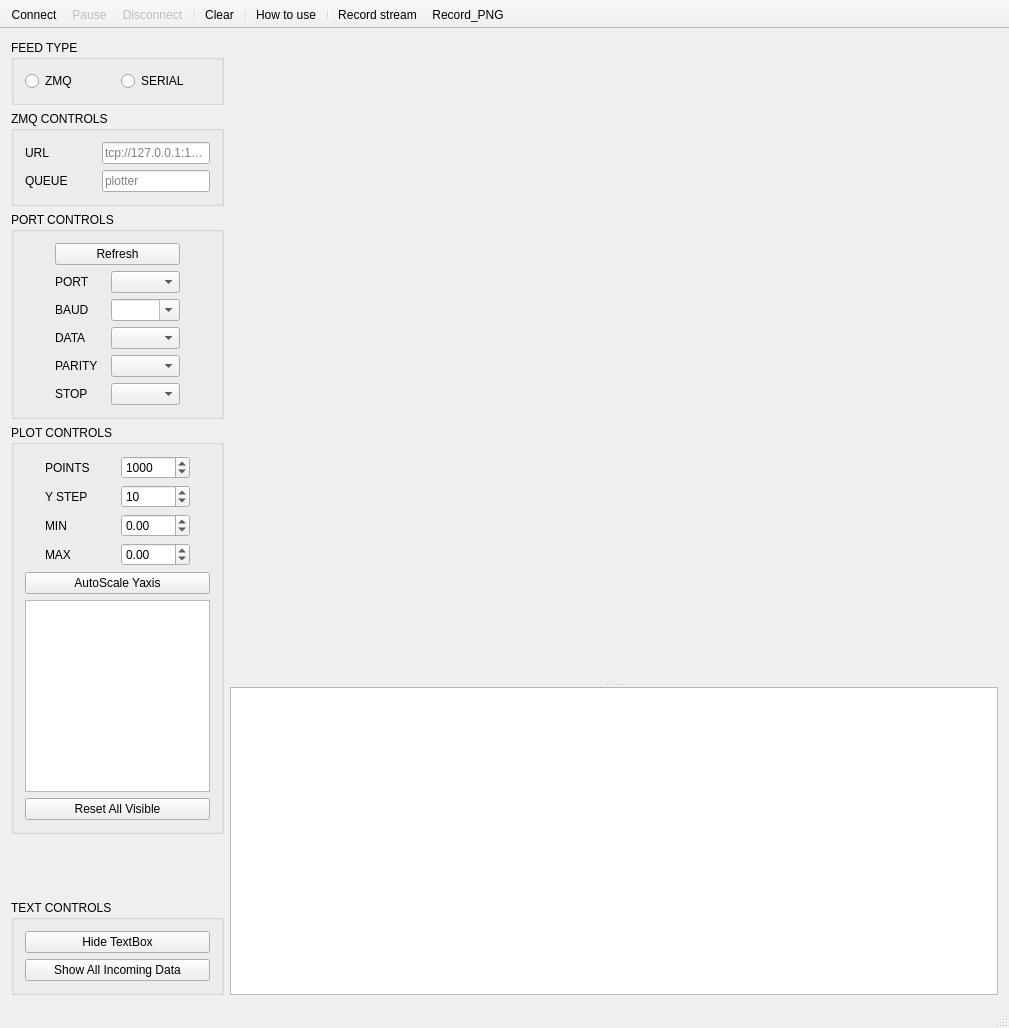
<?xml version="1.0" encoding="UTF-8"?>
<ui version="4.0">
 <class>MainWindow</class>
 <widget class="QMainWindow" name="MainWindow">
  <property name="geometry">
   <rect>
    <x>0</x>
    <y>0</y>
    <width>1009</width>
    <height>1028</height>
   </rect>
  </property>
  <property name="minimumSize">
   <size>
    <width>840</width>
    <height>620</height>
   </size>
  </property>
  <property name="windowTitle">
   <string>MainWindow</string>
  </property>
  <widget class="QWidget" name="centralWidget">
   <layout class="QGridLayout" name="gridLayout_3">
    <item row="0" column="0">
     <layout class="QVBoxLayout" name="controlsLayout">
      <property name="spacing">
       <number>6</number>
      </property>
      <item>
       <widget class="QGroupBox" name="feedGroupBox">
        <property name="title">
         <string>FEED TYPE</string>
        </property>
        <layout class="QGridLayout" name="gridLayout_5">
         <item row="0" column="0">
          <layout class="QVBoxLayout" name="verticalLayout_2">
           <item>
            <layout class="QHBoxLayout" name="horizontalLayout_11">
             <item>
              <widget class="QRadioButton" name="zmqRadioButton">
               <property name="text">
                <string>ZMQ</string>
               </property>
              </widget>
             </item>
             <item>
              <widget class="QRadioButton" name="serialRadioButton">
               <property name="layoutDirection">
                <enum>Qt::LeftToRight</enum>
               </property>
               <property name="text">
                <string>SERIAL</string>
               </property>
              </widget>
             </item>
            </layout>
           </item>
          </layout>
         </item>
        </layout>
       </widget>
      </item>
      <item>
       <widget class="QGroupBox" name="zmqGroupBox">
        <property name="title">
         <string>ZMQ CONTROLS</string>
        </property>
        <layout class="QGridLayout" name="gridLayout_6">
         <item row="0" column="0">
          <layout class="QVBoxLayout" name="verticalLayout_4">
           <item>
            <layout class="QHBoxLayout" name="horizontalLayout_13">
             <item>
              <widget class="QLabel" name="label_3">
               <property name="text">
                <string>URL</string>
               </property>
              </widget>
             </item>
             <item alignment="Qt::AlignHCenter">
              <widget class="QLineEdit" name="zmqUrlLineEdit">
               <property name="placeholderText">
                <string extracomment="ZMQ url">tcp://127.0.0.1:1234</string>
               </property>
              </widget>
             </item>
            </layout>
           </item>
           <item>
            <layout class="QHBoxLayout" name="horizontalLayout_14">
             <item>
              <widget class="QLabel" name="label_4">
               <property name="text">
                <string>QUEUE</string>
               </property>
              </widget>
             </item>
             <item alignment="Qt::AlignHCenter">
              <widget class="QLineEdit" name="zmqQLineEdit">
               <property name="placeholderText">
                <string>plotter</string>
               </property>
              </widget>
             </item>
            </layout>
           </item>
          </layout>
         </item>
        </layout>
       </widget>
      </item>
      <item>
       <widget class="QGroupBox" name="PortControlsBox">
        <property name="enabled">
         <bool>true</bool>
        </property>
        <property name="title">
         <string>PORT CONTROLS</string>
        </property>
        <property name="flat">
         <bool>false</bool>
        </property>
        <property name="checkable">
         <bool>false</bool>
        </property>
        <layout class="QGridLayout" name="gridLayout">
         <item row="0" column="0">
          <layout class="QVBoxLayout" name="verticalLayout_3">
           <item>
            <widget class="QPushButton" name="pushButton">
             <property name="text">
              <string>Refresh</string>
             </property>
            </widget>
           </item>
           <item>
            <layout class="QHBoxLayout" name="horizontalLayout">
             <item>
              <widget class="QLabel" name="labelPort">
               <property name="maximumSize">
                <size>
                 <width>50</width>
                 <height>16777215</height>
                </size>
               </property>
               <property name="text">
                <string>PORT</string>
               </property>
              </widget>
             </item>
             <item>
              <widget class="QComboBox" name="comboPort">
               <property name="sizePolicy">
                <sizepolicy hsizetype="Fixed" vsizetype="Fixed">
                 <horstretch>0</horstretch>
                 <verstretch>0</verstretch>
                </sizepolicy>
               </property>
               <property name="minimumSize">
                <size>
                 <width>69</width>
                 <height>0</height>
                </size>
               </property>
               <property name="maximumSize">
                <size>
                 <width>69</width>
                 <height>16777215</height>
                </size>
               </property>
              </widget>
             </item>
            </layout>
           </item>
           <item>
            <layout class="QHBoxLayout" name="horizontalLayout_2">
             <item>
              <widget class="QLabel" name="labelBaud">
               <property name="maximumSize">
                <size>
                 <width>50</width>
                 <height>16777215</height>
                </size>
               </property>
               <property name="text">
                <string>BAUD</string>
               </property>
              </widget>
             </item>
             <item>
              <widget class="QComboBox" name="comboBaud">
               <property name="sizePolicy">
                <sizepolicy hsizetype="Fixed" vsizetype="Fixed">
                 <horstretch>0</horstretch>
                 <verstretch>0</verstretch>
                </sizepolicy>
               </property>
               <property name="minimumSize">
                <size>
                 <width>69</width>
                 <height>0</height>
                </size>
               </property>
               <property name="maximumSize">
                <size>
                 <width>69</width>
                 <height>16777215</height>
                </size>
               </property>
               <property name="editable">
                <bool>true</bool>
               </property>
              </widget>
             </item>
            </layout>
           </item>
           <item>
            <layout class="QHBoxLayout" name="horizontalLayout_3">
             <item>
              <widget class="QLabel" name="labelData">
               <property name="maximumSize">
                <size>
                 <width>50</width>
                 <height>16777215</height>
                </size>
               </property>
               <property name="text">
                <string>DATA</string>
               </property>
              </widget>
             </item>
             <item>
              <widget class="QComboBox" name="comboData">
               <property name="sizePolicy">
                <sizepolicy hsizetype="Fixed" vsizetype="Fixed">
                 <horstretch>0</horstretch>
                 <verstretch>0</verstretch>
                </sizepolicy>
               </property>
               <property name="minimumSize">
                <size>
                 <width>69</width>
                 <height>0</height>
                </size>
               </property>
               <property name="maximumSize">
                <size>
                 <width>69</width>
                 <height>16777215</height>
                </size>
               </property>
              </widget>
             </item>
            </layout>
           </item>
           <item>
            <layout class="QHBoxLayout" name="horizontalLayout_4">
             <item>
              <widget class="QLabel" name="labelParity">
               <property name="maximumSize">
                <size>
                 <width>50</width>
                 <height>16777215</height>
                </size>
               </property>
               <property name="text">
                <string>PARITY</string>
               </property>
              </widget>
             </item>
             <item>
              <widget class="QComboBox" name="comboParity">
               <property name="sizePolicy">
                <sizepolicy hsizetype="Fixed" vsizetype="Fixed">
                 <horstretch>0</horstretch>
                 <verstretch>0</verstretch>
                </sizepolicy>
               </property>
               <property name="minimumSize">
                <size>
                 <width>69</width>
                 <height>0</height>
                </size>
               </property>
               <property name="maximumSize">
                <size>
                 <width>69</width>
                 <height>16777215</height>
                </size>
               </property>
              </widget>
             </item>
            </layout>
           </item>
           <item>
            <layout class="QHBoxLayout" name="horizontalLayout_5">
             <item>
              <widget class="QLabel" name="labelStop">
               <property name="maximumSize">
                <size>
                 <width>50</width>
                 <height>16777215</height>
                </size>
               </property>
               <property name="text">
                <string>STOP</string>
               </property>
              </widget>
             </item>
             <item>
              <widget class="QComboBox" name="comboStop">
               <property name="sizePolicy">
                <sizepolicy hsizetype="Fixed" vsizetype="Fixed">
                 <horstretch>0</horstretch>
                 <verstretch>0</verstretch>
                </sizepolicy>
               </property>
               <property name="minimumSize">
                <size>
                 <width>69</width>
                 <height>0</height>
                </size>
               </property>
               <property name="maximumSize">
                <size>
                 <width>69</width>
                 <height>16777215</height>
                </size>
               </property>
              </widget>
             </item>
            </layout>
           </item>
          </layout>
         </item>
        </layout>
       </widget>
      </item>
      <item>
       <widget class="QGroupBox" name="PlotControlsBox">
        <property name="title">
         <string>PLOT CONTROLS</string>
        </property>
        <layout class="QGridLayout" name="gridLayout_2">
         <item row="0" column="0">
          <layout class="QVBoxLayout" name="plotControlsLayout">
           <item>
            <layout class="QHBoxLayout" name="horizontalLayout_10">
             <item>
              <widget class="QLabel" name="pointsLabel">
               <property name="minimumSize">
                <size>
                 <width>50</width>
                 <height>0</height>
                </size>
               </property>
               <property name="maximumSize">
                <size>
                 <width>50</width>
                 <height>16777215</height>
                </size>
               </property>
               <property name="text">
                <string>POINTS</string>
               </property>
              </widget>
             </item>
             <item>
              <widget class="QSpinBox" name="spinPoints">
               <property name="minimumSize">
                <size>
                 <width>69</width>
                 <height>0</height>
                </size>
               </property>
               <property name="maximumSize">
                <size>
                 <width>69</width>
                 <height>16777215</height>
                </size>
               </property>
               <property name="minimum">
                <number>0</number>
               </property>
               <property name="maximum">
                <number>999999999</number>
               </property>
               <property name="singleStep">
                <number>10</number>
               </property>
               <property name="value">
                <number>1000</number>
               </property>
              </widget>
             </item>
            </layout>
           </item>
           <item>
            <layout class="QHBoxLayout" name="horizontalLayout_9">
             <item>
              <widget class="QLabel" name="labelYStep">
               <property name="minimumSize">
                <size>
                 <width>50</width>
                 <height>0</height>
                </size>
               </property>
               <property name="maximumSize">
                <size>
                 <width>50</width>
                 <height>16777215</height>
                </size>
               </property>
               <property name="text">
                <string>Y STEP</string>
               </property>
              </widget>
             </item>
             <item>
              <widget class="QSpinBox" name="spinYStep">
               <property name="minimumSize">
                <size>
                 <width>69</width>
                 <height>0</height>
                </size>
               </property>
               <property name="maximumSize">
                <size>
                 <width>69</width>
                 <height>16777215</height>
                </size>
               </property>
               <property name="minimum">
                <number>1</number>
               </property>
               <property name="maximum">
                <number>10000</number>
               </property>
               <property name="singleStep">
                <number>1</number>
               </property>
               <property name="value">
                <number>10</number>
               </property>
              </widget>
             </item>
            </layout>
           </item>
           <item>
            <layout class="QHBoxLayout" name="horizontalLayout_7">
             <item>
              <widget class="QLabel" name="label">
               <property name="minimumSize">
                <size>
                 <width>50</width>
                 <height>0</height>
                </size>
               </property>
               <property name="maximumSize">
                <size>
                 <width>50</width>
                 <height>16777215</height>
                </size>
               </property>
               <property name="text">
                <string>MIN</string>
               </property>
              </widget>
             </item>
             <item>
              <widget class="QDoubleSpinBox" name="spinAxesMin">
               <property name="minimumSize">
                <size>
                 <width>69</width>
                 <height>0</height>
                </size>
               </property>
               <property name="maximumSize">
                <size>
                 <width>69</width>
                 <height>16777215</height>
                </size>
               </property>
               <property name="minimum">
                <double>-65535.000000000000000</double>
               </property>
               <property name="maximum">
                <double>65535.000000000000000</double>
               </property>
              </widget>
             </item>
            </layout>
           </item>
           <item>
            <layout class="QHBoxLayout" name="horizontalLayout_8">
             <item>
              <widget class="QLabel" name="label_2">
               <property name="minimumSize">
                <size>
                 <width>50</width>
                 <height>0</height>
                </size>
               </property>
               <property name="maximumSize">
                <size>
                 <width>50</width>
                 <height>16777215</height>
                </size>
               </property>
               <property name="text">
                <string>MAX</string>
               </property>
              </widget>
             </item>
             <item>
              <widget class="QDoubleSpinBox" name="spinAxesMax">
               <property name="minimumSize">
                <size>
                 <width>69</width>
                 <height>0</height>
                </size>
               </property>
               <property name="maximumSize">
                <size>
                 <width>69</width>
                 <height>16777215</height>
                </size>
               </property>
               <property name="minimum">
                <double>-65535.000000000000000</double>
               </property>
               <property name="maximum">
                <double>65535.000000000000000</double>
               </property>
              </widget>
             </item>
            </layout>
           </item>
           <item>
            <widget class="QPushButton" name="pushButton_AutoScale">
             <property name="sizeIncrement">
              <size>
               <width>0</width>
               <height>8</height>
              </size>
             </property>
             <property name="text">
              <string>AutoScale Yaxis</string>
             </property>
            </widget>
           </item>
           <item>
            <widget class="QListWidget" name="listWidget_Channels">
             <property name="sizePolicy">
              <sizepolicy hsizetype="Minimum" vsizetype="MinimumExpanding">
               <horstretch>0</horstretch>
               <verstretch>0</verstretch>
              </sizepolicy>
             </property>
             <property name="minimumSize">
              <size>
               <width>0</width>
               <height>0</height>
              </size>
             </property>
             <property name="maximumSize">
              <size>
               <width>185</width>
               <height>16777215</height>
              </size>
             </property>
             <property name="layoutDirection">
              <enum>Qt::LeftToRight</enum>
             </property>
             <property name="autoScroll">
              <bool>false</bool>
             </property>
             <property name="editTriggers">
              <set>QAbstractItemView::NoEditTriggers</set>
             </property>
             <property name="alternatingRowColors">
              <bool>true</bool>
             </property>
             <property name="selectionBehavior">
              <enum>QAbstractItemView::SelectItems</enum>
             </property>
             <property name="textElideMode">
              <enum>Qt::ElideMiddle</enum>
             </property>
             <property name="resizeMode">
              <enum>QListView::Adjust</enum>
             </property>
             <property name="modelColumn">
              <number>0</number>
             </property>
             <property name="selectionRectVisible">
              <bool>true</bool>
             </property>
            </widget>
           </item>
           <item>
            <widget class="QPushButton" name="pushButton_ResetVisible">
             <property name="text">
              <string>Reset All Visible</string>
             </property>
            </widget>
           </item>
          </layout>
         </item>
        </layout>
       </widget>
      </item>
      <item>
       <spacer name="verticalSpacer">
        <property name="orientation">
         <enum>Qt::Vertical</enum>
        </property>
        <property name="sizeHint" stdset="0">
         <size>
          <width>20</width>
          <height>40</height>
         </size>
        </property>
       </spacer>
      </item>
      <item>
       <widget class="QGroupBox" name="gridGroupBox">
        <property name="title">
         <string>TEXT CONTROLS</string>
        </property>
        <layout class="QGridLayout" name="TextControlsBox">
         <item row="0" column="0">
          <layout class="QVBoxLayout" name="verticalLayout">
           <item>
            <widget class="QPushButton" name="pushButton_TextEditHide">
             <property name="text">
              <string>Hide TextBox</string>
             </property>
             <property name="checkable">
              <bool>true</bool>
             </property>
             <property name="checked">
              <bool>false</bool>
             </property>
            </widget>
           </item>
           <item>
            <widget class="QPushButton" name="pushButton_ShowallData">
             <property name="text">
              <string>Show All Incoming Data</string>
             </property>
             <property name="checkable">
              <bool>true</bool>
             </property>
            </widget>
           </item>
          </layout>
         </item>
        </layout>
       </widget>
      </item>
     </layout>
    </item>
    <item row="0" column="1">
     <layout class="QGridLayout" name="gridLayout_4">
      <item row="1" column="0">
       <widget class="QSplitter" name="splitter">
        <property name="sizePolicy">
         <sizepolicy hsizetype="Expanding" vsizetype="MinimumExpanding">
          <horstretch>0</horstretch>
          <verstretch>0</verstretch>
         </sizepolicy>
        </property>
        <property name="font">
         <font>
          <family>Consolas</family>
         </font>
        </property>
        <property name="frameShape">
         <enum>QFrame::NoFrame</enum>
        </property>
        <property name="orientation">
         <enum>Qt::Vertical</enum>
        </property>
        <property name="opaqueResize">
         <bool>true</bool>
        </property>
        <property name="handleWidth">
         <number>5</number>
        </property>
        <property name="childrenCollapsible">
         <bool>false</bool>
        </property>
        <widget class="QCustomPlot" name="plot" native="true">
         <property name="sizePolicy">
          <sizepolicy hsizetype="Preferred" vsizetype="Expanding">
           <horstretch>0</horstretch>
           <verstretch>0</verstretch>
          </sizepolicy>
         </property>
         <property name="minimumSize">
          <size>
           <width>0</width>
           <height>400</height>
          </size>
         </property>
        </widget>
        <widget class="QTextEdit" name="textEdit_UartWindow">
         <property name="sizePolicy">
          <sizepolicy hsizetype="Preferred" vsizetype="Minimum">
           <horstretch>0</horstretch>
           <verstretch>0</verstretch>
          </sizepolicy>
         </property>
         <property name="minimumSize">
          <size>
           <width>0</width>
           <height>150</height>
          </size>
         </property>
        </widget>
       </widget>
      </item>
      <item row="0" column="0">
       <spacer name="horizontalSpacer">
        <property name="orientation">
         <enum>Qt::Horizontal</enum>
        </property>
        <property name="sizeHint" stdset="0">
         <size>
          <width>40</width>
          <height>1</height>
         </size>
        </property>
       </spacer>
      </item>
     </layout>
    </item>
   </layout>
  </widget>
  <widget class="QStatusBar" name="statusBar"/>
  <widget class="QToolBar" name="toolBar">
   <property name="windowTitle">
    <string>toolBar</string>
   </property>
   <property name="movable">
    <bool>false</bool>
   </property>
   <property name="allowedAreas">
    <set>Qt::TopToolBarArea</set>
   </property>
   <property name="floatable">
    <bool>false</bool>
   </property>
   <attribute name="toolBarArea">
    <enum>TopToolBarArea</enum>
   </attribute>
   <attribute name="toolBarBreak">
    <bool>false</bool>
   </attribute>
   <addaction name="actionConnect"/>
   <addaction name="actionPause_Plot"/>
   <addaction name="actionDisconnect"/>
   <addaction name="separator"/>
   <addaction name="actionClear"/>
   <addaction name="separator"/>
   <addaction name="actionHow_to_use"/>
   <addaction name="separator"/>
   <addaction name="actionRecord_stream"/>
   <addaction name="actionRecord_PNG"/>
  </widget>
  <action name="actionConnect">
   <property name="icon">
    <iconset resource="res/serial_port_plotter.qrc">
     <normaloff>:/serial_port_plotter/play_nor.png</normaloff>
     <normalon>:/serial_port_plotter/play_nor.png</normalon>
     <disabledoff>:/serial_port_plotter/play_dis.png</disabledoff>
     <disabledon>:/serial_port_plotter/play_dis.png</disabledon>
     <activeoff>:/serial_port_plotter/play_act.png</activeoff>
     <activeon>:/serial_port_plotter/play_act.png</activeon>
     <selectedoff>:/serial_port_plotter/play_act.png</selectedoff>
     <selectedon>:/serial_port_plotter/play_act.png</selectedon>:/serial_port_plotter/play_nor.png</iconset>
   </property>
   <property name="text">
    <string>Connect</string>
   </property>
   <property name="toolTip">
    <string>Connect</string>
   </property>
  </action>
  <action name="actionPause_Plot">
   <property name="enabled">
    <bool>false</bool>
   </property>
   <property name="icon">
    <iconset resource="res/serial_port_plotter.qrc">
     <normaloff>:/serial_port_plotter/pause_nor.png</normaloff>
     <normalon>:/serial_port_plotter/pause_nor.png</normalon>
     <disabledoff>:/serial_port_plotter/pause_dis.png</disabledoff>
     <disabledon>:/serial_port_plotter/pause_dis.png</disabledon>
     <activeoff>:/serial_port_plotter/pause_act.png</activeoff>
     <activeon>:/serial_port_plotter/pause_act.png</activeon>
     <selectedoff>:/serial_port_plotter/pause_act.png</selectedoff>
     <selectedon>:/serial_port_plotter/pause_act.png</selectedon>:/serial_port_plotter/pause_nor.png</iconset>
   </property>
   <property name="text">
    <string>Pause</string>
   </property>
   <property name="toolTip">
    <string>Pause plot</string>
   </property>
  </action>
  <action name="actionDisconnect">
   <property name="enabled">
    <bool>false</bool>
   </property>
   <property name="icon">
    <iconset resource="res/serial_port_plotter.qrc">
     <normaloff>:/serial_port_plotter/stop_nor.png</normaloff>
     <normalon>:/serial_port_plotter/stop_nor.png</normalon>
     <disabledoff>:/serial_port_plotter/stop_dis.png</disabledoff>
     <disabledon>:/serial_port_plotter/stop_dis.png</disabledon>
     <activeoff>:/serial_port_plotter/stop_act.png</activeoff>
     <activeon>:/serial_port_plotter/stop_act.png</activeon>
     <selectedoff>:/serial_port_plotter/stop_act.png</selectedoff>
     <selectedon>:/serial_port_plotter/stop_act.png</selectedon>:/serial_port_plotter/stop_nor.png</iconset>
   </property>
   <property name="text">
    <string>Disconnect</string>
   </property>
   <property name="toolTip">
    <string>Disconnect</string>
   </property>
  </action>
  <action name="actionClear">
   <property name="enabled">
    <bool>true</bool>
   </property>
   <property name="icon">
    <iconset resource="res/serial_port_plotter.qrc">
     <normaloff>:/serial_port_plotter/clear_nor.png</normaloff>
     <normalon>:/serial_port_plotter/clear_nor.png</normalon>
     <disabledoff>:/serial_port_plotter/clear_dis.png</disabledoff>
     <disabledon>:/serial_port_plotter/clear_dis.png</disabledon>
     <activeoff>:/serial_port_plotter/clear_act.png</activeoff>
     <activeon>:/serial_port_plotter/clear_act.png</activeon>
     <selectedoff>:/serial_port_plotter/clear_act.png</selectedoff>
     <selectedon>:/serial_port_plotter/clear_act.png</selectedon>:/serial_port_plotter/clear_nor.png</iconset>
   </property>
   <property name="text">
    <string>Clear</string>
   </property>
   <property name="toolTip">
    <string>Clear plot data</string>
   </property>
  </action>
  <action name="actionHow_to_use">
   <property name="icon">
    <iconset resource="res/serial_port_plotter.qrc">
     <normaloff>:/serial_port_plotter/help_nor.png</normaloff>
     <normalon>:/serial_port_plotter/help_nor.png</normalon>
     <disabledoff>:/serial_port_plotter/help_dis.png</disabledoff>
     <disabledon>:/serial_port_plotter/help_dis.png</disabledon>
     <activeoff>:/serial_port_plotter/help_act.png</activeoff>
     <activeon>:/serial_port_plotter/help_act.png</activeon>
     <selectedoff>:/serial_port_plotter/help_act.png</selectedoff>
     <selectedon>:/serial_port_plotter/help_act.png</selectedon>:/serial_port_plotter/help_nor.png</iconset>
   </property>
   <property name="text">
    <string>How to use</string>
   </property>
  </action>
  <action name="actionRecord_stream">
   <property name="checkable">
    <bool>true</bool>
   </property>
   <property name="checked">
    <bool>false</bool>
   </property>
   <property name="enabled">
    <bool>true</bool>
   </property>
   <property name="icon">
    <iconset resource="res/serial_port_plotter.qrc">
     <normaloff>:/icons/line_icon_set/document.png</normaloff>
     <normalon>:/icons/line_icon_set_text/document.png</normalon>
     <disabledoff>:/icons/line_icon_set/document.png</disabledoff>:/icons/line_icon_set/document.png</iconset>
   </property>
   <property name="text">
    <string>Record stream</string>
   </property>
   <property name="toolTip">
    <string>Record the incoming data to a .csv file ( shortcut : s )</string>
   </property>
   <property name="shortcut">
    <string/>
   </property>
   <property name="visible">
    <bool>true</bool>
   </property>
  </action>
  <action name="actionRecord_PNG">
   <property name="icon">
    <iconset resource="res/serial_port_plotter.qrc">
     <normaloff>:/serial_port_plotter/ExPNG_nor.png</normaloff>:/serial_port_plotter/ExPNG_nor.png</iconset>
   </property>
   <property name="text">
    <string>Record_PNG</string>
   </property>
   <property name="toolTip">
    <string>Record the currently plot view in PNG image.</string>
   </property>
  </action>
 </widget>
 <layoutdefault spacing="6" margin="11"/>
 <customwidgets>
  <customwidget>
   <class>QCustomPlot</class>
   <extends>QWidget</extends>
   <header location="global">qcustomplot/qcustomplot.h</header>
   <container>1</container>
  </customwidget>
 </customwidgets>
 <resources>
  <include location="res/serial_port_plotter.qrc"/>
 </resources>
 <connections/>
</ui>
